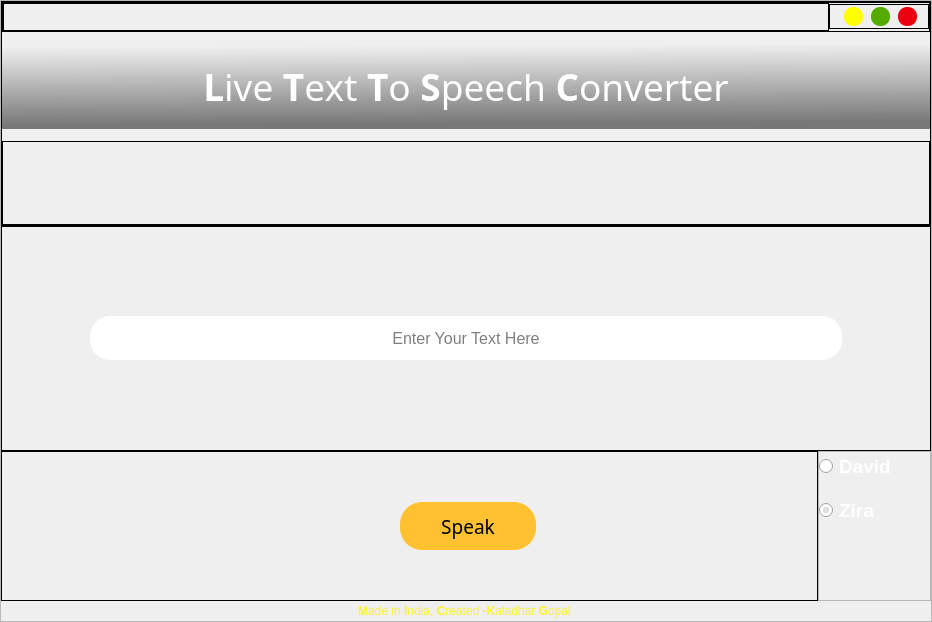
<?xml version="1.0" encoding="UTF-8"?>
<ui version="4.0">
 <class>MainWindow</class>
 <widget class="QMainWindow" name="MainWindow">
  <property name="geometry">
   <rect>
    <x>0</x>
    <y>0</y>
    <width>932</width>
    <height>622</height>
   </rect>
  </property>
  <property name="minimumSize">
   <size>
    <width>675</width>
    <height>434</height>
   </size>
  </property>
  <property name="windowTitle">
   <string>MainWindow</string>
  </property>
  <property name="windowIcon">
   <iconset>
    <normaloff>indianFlag.jpg</normaloff>indianFlag.jpg</iconset>
  </property>
  <widget class="QWidget" name="centralwidget">
   <layout class="QHBoxLayout" name="horizontalLayout">
    <property name="spacing">
     <number>0</number>
    </property>
    <property name="leftMargin">
     <number>0</number>
    </property>
    <property name="topMargin">
     <number>0</number>
    </property>
    <property name="rightMargin">
     <number>0</number>
    </property>
    <property name="bottomMargin">
     <number>0</number>
    </property>
    <item>
     <widget class="QFrame" name="frame">
      <property name="styleSheet">
       <string notr="true">border-image: url(:/newPrefix/5c1d033b0b95a-wallpaper-preview.jpg);</string>
      </property>
      <property name="frameShape">
       <enum>QFrame::StyledPanel</enum>
      </property>
      <property name="frameShadow">
       <enum>QFrame::Raised</enum>
      </property>
      <layout class="QVBoxLayout" name="verticalLayout">
       <property name="spacing">
        <number>0</number>
       </property>
       <property name="leftMargin">
        <number>0</number>
       </property>
       <property name="topMargin">
        <number>0</number>
       </property>
       <property name="rightMargin">
        <number>0</number>
       </property>
       <property name="bottomMargin">
        <number>0</number>
       </property>
       <item>
        <layout class="QGridLayout" name="gridLayout_2">
         <item row="2" column="0">
          <widget class="QFrame" name="frame_10">
           <property name="styleSheet">
            <string notr="true">background-color: qlineargradient(spread:pad, x1:0, y1:0, x2:1, y2:1, stop:0 rgba(0, 0, 0, 0), stop:1 rgba(255, 255, 255, 0));
border-image:None;</string>
           </property>
           <property name="frameShape">
            <enum>QFrame::StyledPanel</enum>
           </property>
           <property name="frameShadow">
            <enum>QFrame::Raised</enum>
           </property>
           <layout class="QHBoxLayout" name="horizontalLayout_6">
            <property name="spacing">
             <number>222</number>
            </property>
            <property name="leftMargin">
             <number>117</number>
            </property>
            <property name="rightMargin">
             <number>0</number>
            </property>
            <item>
             <widget class="QPushButton" name="buttonspeak">
              <property name="sizePolicy">
               <sizepolicy hsizetype="Fixed" vsizetype="Fixed">
                <horstretch>0</horstretch>
                <verstretch>0</verstretch>
               </sizepolicy>
              </property>
              <property name="minimumSize">
               <size>
                <width>136</width>
                <height>48</height>
               </size>
              </property>
              <property name="font">
               <font>
                <family>Showcard Gothic</family>
                <pointsize>14</pointsize>
               </font>
              </property>
              <property name="toolTip">
               <string>&lt;html&gt;&lt;head/&gt;&lt;body&gt;&lt;p&gt;s&lt;/p&gt;&lt;/body&gt;&lt;/html&gt;</string>
              </property>
              <property name="whatsThis">
               <string>&lt;html&gt;&lt;head/&gt;&lt;body&gt;&lt;p align=&quot;center&quot;&gt;&lt;span style=&quot; font-size:11pt; font-weight:600;&quot;&gt;Speak&lt;/span&gt;&lt;/p&gt;&lt;/body&gt;&lt;/html&gt;</string>
              </property>
              <property name="styleSheet">
               <string notr="true">QPushButton{
border-radius:22px;
	background-color: rgb(255, 193, 48);
}

QPushButton::hover{
	background-color: rgba(54, 161, 0, 200);
	color: rgb(255, 255, 255);


}</string>
              </property>
              <property name="text">
               <string>Speak</string>
              </property>
             </widget>
            </item>
           </layout>
          </widget>
         </item>
         <item row="1" column="0" colspan="2">
          <widget class="QFrame" name="frame_11">
           <property name="sizePolicy">
            <sizepolicy hsizetype="Expanding" vsizetype="Preferred">
             <horstretch>0</horstretch>
             <verstretch>0</verstretch>
            </sizepolicy>
           </property>
           <property name="minimumSize">
            <size>
             <width>597</width>
             <height>0</height>
            </size>
           </property>
           <property name="styleSheet">
            <string notr="true">background-color: qlineargradient(spread:pad, x1:0, y1:0, x2:1, y2:1, stop:0 rgba(0, 0, 0, 0), stop:1 rgba(255, 255, 255, 0));
border-image:None;</string>
           </property>
           <property name="frameShape">
            <enum>QFrame::StyledPanel</enum>
           </property>
           <property name="frameShadow">
            <enum>QFrame::Raised</enum>
           </property>
           <layout class="QHBoxLayout" name="horizontalLayout_7">
            <property name="spacing">
             <number>0</number>
            </property>
            <property name="leftMargin">
             <number>88</number>
            </property>
            <property name="topMargin">
             <number>0</number>
            </property>
            <property name="rightMargin">
             <number>88</number>
            </property>
            <property name="bottomMargin">
             <number>0</number>
            </property>
            <item>
             <widget class="QLineEdit" name="textbox">
              <property name="minimumSize">
               <size>
                <width>0</width>
                <height>44</height>
               </size>
              </property>
              <property name="font">
               <font>
                <pointsize>12</pointsize>
               </font>
              </property>
              <property name="styleSheet">
               <string notr="true">QLineEdit{
border-radius:20px;
	background-color: rgb(255, 255, 255);
}</string>
              </property>
              <property name="alignment">
               <set>Qt::AlignCenter</set>
              </property>
              <property name="placeholderText">
               <string>Enter Your Text Here</string>
              </property>
             </widget>
            </item>
           </layout>
          </widget>
         </item>
         <item row="2" column="1">
          <widget class="QFrame" name="frame_7">
           <property name="sizePolicy">
            <sizepolicy hsizetype="Maximum" vsizetype="Maximum">
             <horstretch>0</horstretch>
             <verstretch>0</verstretch>
            </sizepolicy>
           </property>
           <property name="minimumSize">
            <size>
             <width>113</width>
             <height>150</height>
            </size>
           </property>
           <property name="styleSheet">
            <string notr="true">border-image:none;</string>
           </property>
           <property name="frameShape">
            <enum>QFrame::StyledPanel</enum>
           </property>
           <property name="frameShadow">
            <enum>QFrame::Raised</enum>
           </property>
           <layout class="QVBoxLayout" name="verticalLayout_3">
            <property name="spacing">
             <number>0</number>
            </property>
            <property name="leftMargin">
             <number>0</number>
            </property>
            <property name="topMargin">
             <number>0</number>
            </property>
            <property name="rightMargin">
             <number>0</number>
            </property>
            <property name="bottomMargin">
             <number>0</number>
            </property>
            <item>
             <layout class="QFormLayout" name="formLayout_2">
              <property name="horizontalSpacing">
               <number>0</number>
              </property>
              <property name="verticalSpacing">
               <number>15</number>
              </property>
              <property name="rightMargin">
               <number>15</number>
              </property>
              <item row="0" column="0">
               <widget class="QRadioButton" name="DavidButton">
                <property name="font">
                 <font>
                  <pointsize>14</pointsize>
                  <weight>75</weight>
                  <bold>true</bold>
                 </font>
                </property>
                <property name="styleSheet">
                 <string notr="true">color: rgb(255, 255, 255);</string>
                </property>
                <property name="text">
                 <string>David</string>
                </property>
               </widget>
              </item>
              <item row="1" column="0">
               <widget class="QRadioButton" name="ZiraButton">
                <property name="font">
                 <font>
                  <pointsize>14</pointsize>
                  <weight>75</weight>
                  <bold>true</bold>
                 </font>
                </property>
                <property name="styleSheet">
                 <string notr="true">color: rgb(255, 255, 255);</string>
                </property>
                <property name="text">
                 <string>Zira</string>
                </property>
                <property name="checked">
                 <bool>true</bool>
                </property>
               </widget>
              </item>
             </layout>
            </item>
           </layout>
          </widget>
         </item>
         <item row="0" column="0" colspan="2">
          <widget class="QFrame" name="frame_8">
           <property name="styleSheet">
            <string notr="true">background-color: qlineargradient(spread:pad, x1:0, y1:0, x2:1, y2:1, stop:0 rgba(0, 0, 0, 0), stop:1 rgba(255, 255, 255, 0));
border-image:None;</string>
           </property>
           <property name="frameShape">
            <enum>QFrame::StyledPanel</enum>
           </property>
           <property name="frameShadow">
            <enum>QFrame::Raised</enum>
           </property>
           <layout class="QVBoxLayout" name="verticalLayout_4">
            <property name="spacing">
             <number>12</number>
            </property>
            <property name="leftMargin">
             <number>0</number>
            </property>
            <property name="topMargin">
             <number>0</number>
            </property>
            <property name="rightMargin">
             <number>0</number>
            </property>
            <property name="bottomMargin">
             <number>0</number>
            </property>
            <item>
             <widget class="QFrame" name="TitleBar_2">
              <property name="sizePolicy">
               <sizepolicy hsizetype="Preferred" vsizetype="Fixed">
                <horstretch>0</horstretch>
                <verstretch>0</verstretch>
               </sizepolicy>
              </property>
              <property name="minimumSize">
               <size>
                <width>0</width>
                <height>0</height>
               </size>
              </property>
              <property name="maximumSize">
               <size>
                <width>16777215</width>
                <height>30</height>
               </size>
              </property>
              <property name="styleSheet">
               <string notr="true">QFrame{

	
	background-color: qlineargradient(spread:pad, x1:1, y1:1, x2:1, y2:1, stop:0 rgba(0, 0, 0, 215), stop:1 rgba(11, 15, 50, 194));

	background-color: qlineargradient(spread:pad, x1:0, y1:0, x2:1, y2:1, stop:0 rgba(0, 0, 0, 0), stop:1 rgba(255, 255, 255, 0));


}</string>
              </property>
              <property name="frameShape">
               <enum>QFrame::StyledPanel</enum>
              </property>
              <property name="frameShadow">
               <enum>QFrame::Raised</enum>
              </property>
              <layout class="QHBoxLayout" name="horizontalLayout_5">
               <property name="spacing">
                <number>0</number>
               </property>
               <property name="leftMargin">
                <number>0</number>
               </property>
               <property name="topMargin">
                <number>0</number>
               </property>
               <property name="rightMargin">
                <number>0</number>
               </property>
               <property name="bottomMargin">
                <number>0</number>
               </property>
               <item>
                <widget class="QFrame" name="TitleBar">
                 <property name="cursor">
                  <cursorShape>SizeAllCursor</cursorShape>
                 </property>
                 <property name="frameShape">
                  <enum>QFrame::StyledPanel</enum>
                 </property>
                 <property name="frameShadow">
                  <enum>QFrame::Raised</enum>
                 </property>
                 <layout class="QHBoxLayout" name="horizontalLayout_17">
                  <property name="spacing">
                   <number>0</number>
                  </property>
                  <property name="leftMargin">
                   <number>0</number>
                  </property>
                  <property name="topMargin">
                   <number>0</number>
                  </property>
                  <property name="rightMargin">
                   <number>0</number>
                  </property>
                  <property name="bottomMargin">
                   <number>0</number>
                  </property>
                 </layout>
                </widget>
               </item>
               <item>
                <widget class="QFrame" name="frame_12">
                 <property name="sizePolicy">
                  <sizepolicy hsizetype="Fixed" vsizetype="Fixed">
                   <horstretch>0</horstretch>
                   <verstretch>0</verstretch>
                  </sizepolicy>
                 </property>
                 <property name="minimumSize">
                  <size>
                   <width>0</width>
                   <height>25</height>
                  </size>
                 </property>
                 <property name="maximumSize">
                  <size>
                   <width>100</width>
                   <height>16777215</height>
                  </size>
                 </property>
                 <property name="frameShape">
                  <enum>QFrame::StyledPanel</enum>
                 </property>
                 <property name="frameShadow">
                  <enum>QFrame::Raised</enum>
                 </property>
                 <layout class="QHBoxLayout" name="horizontalLayout_8">
                  <property name="spacing">
                   <number>0</number>
                  </property>
                  <property name="leftMargin">
                   <number>6</number>
                  </property>
                  <property name="topMargin">
                   <number>0</number>
                  </property>
                  <property name="rightMargin">
                   <number>0</number>
                  </property>
                  <property name="bottomMargin">
                   <number>0</number>
                  </property>
                  <item>
                   <widget class="QPushButton" name="Minimizebtn">
                    <property name="sizePolicy">
                     <sizepolicy hsizetype="Fixed" vsizetype="Fixed">
                      <horstretch>0</horstretch>
                      <verstretch>0</verstretch>
                     </sizepolicy>
                    </property>
                    <property name="maximumSize">
                     <size>
                      <width>19</width>
                      <height>19</height>
                     </size>
                    </property>
                    <property name="toolTip">
                     <string>&lt;html&gt;&lt;head/&gt;&lt;body&gt;&lt;p&gt;Minimize&lt;/p&gt;&lt;/body&gt;&lt;/html&gt;</string>
                    </property>
                    <property name="styleSheet">
                     <string notr="true">QPushButton{
	background-color: rgb(255, 255, 0);
border-radius:9px;
}
QPushButton::hover{
	background-color: rgba(255, 255, 0, 150);

}</string>
                    </property>
                    <property name="text">
                     <string/>
                    </property>
                   </widget>
                  </item>
                  <item>
                   <widget class="QPushButton" name="Maximizebtn">
                    <property name="sizePolicy">
                     <sizepolicy hsizetype="Fixed" vsizetype="Fixed">
                      <horstretch>0</horstretch>
                      <verstretch>0</verstretch>
                     </sizepolicy>
                    </property>
                    <property name="maximumSize">
                     <size>
                      <width>19</width>
                      <height>19</height>
                     </size>
                    </property>
                    <property name="toolTip">
                     <string>&lt;html&gt;&lt;head/&gt;&lt;body&gt;&lt;p&gt;Maximize&lt;/p&gt;&lt;/body&gt;&lt;/html&gt;</string>
                    </property>
                    <property name="styleSheet">
                     <string notr="true">QPushButton{
	background-color: rgb(85, 170, 0);

border-radius:9px;
}
QPushButton::hover{
	background-color: rgba(85, 170, 0, 150);

}</string>
                    </property>
                    <property name="text">
                     <string/>
                    </property>
                   </widget>
                  </item>
                  <item>
                   <widget class="QPushButton" name="CloseButton">
                    <property name="sizePolicy">
                     <sizepolicy hsizetype="Fixed" vsizetype="Fixed">
                      <horstretch>0</horstretch>
                      <verstretch>0</verstretch>
                     </sizepolicy>
                    </property>
                    <property name="maximumSize">
                     <size>
                      <width>19</width>
                      <height>19</height>
                     </size>
                    </property>
                    <property name="toolTip">
                     <string>&lt;html&gt;&lt;head/&gt;&lt;body&gt;&lt;p&gt;Close&lt;/p&gt;&lt;/body&gt;&lt;/html&gt;</string>
                    </property>
                    <property name="styleSheet">
                     <string notr="true">QPushButton{
	background-color: rgb(235, 0, 16);

border-radius:9px;

}
QPushButton::hover{
	background-color: rgba(255, 0, 0, 150);

}</string>
                    </property>
                    <property name="text">
                     <string/>
                    </property>
                   </widget>
                  </item>
                 </layout>
                </widget>
               </item>
              </layout>
             </widget>
            </item>
            <item>
             <widget class="QLabel" name="label_2">
              <property name="font">
               <font>
                <family>Segoe Print</family>
                <weight>50</weight>
                <bold>false</bold>
               </font>
              </property>
              <property name="styleSheet">
               <string notr="true">background-color: qlineargradient(spread:pad, x1:0, y1:0, x2:1, y2:1, stop:0 rgba(0, 0, 0, 0), stop:1 rgba(255, 255, 255, 0));
color: rgb(255, 0, 255);
background-color: qlineargradient(spread:pad, x1:0, y1:0, x2:1, y2:1, stop:0 rgba(0, 0, 0, 131), stop:1 rgba(0, 0, 0, 128));

background-color: qlineargradient(spread:pad, x1:0, y1:0, x2:1, y2:1, stop:0 rgba(0, 0, 0, 0), stop:1 rgba(255, 255, 255, 0))
;
background-color: qlineargradient(spread:pad, x1:0.53195, y1:0.932, x2:0.487, y2:0.0170455, stop:0 rgba(0, 0, 0, 127), stop:1 rgba(255, 255, 255, 0));

color: rgb(255, 255, 255);</string>
              </property>
              <property name="text">
               <string>&lt;html&gt;&lt;head/&gt;&lt;body&gt;&lt;p align=&quot;center&quot;&gt;&lt;span style=&quot; font-size:28pt; font-weight:600;&quot;&gt;L&lt;/span&gt;&lt;span style=&quot; font-size:28pt;&quot;&gt;ive &lt;/span&gt;&lt;span style=&quot; font-size:28pt; font-weight:600;&quot;&gt;T&lt;/span&gt;&lt;span style=&quot; font-size:28pt;&quot;&gt;ext &lt;/span&gt;&lt;span style=&quot; font-size:28pt; font-weight:600;&quot;&gt;T&lt;/span&gt;&lt;span style=&quot; font-size:28pt;&quot;&gt;o &lt;/span&gt;&lt;span style=&quot; font-size:28pt; font-weight:600;&quot;&gt;S&lt;/span&gt;&lt;span style=&quot; font-size:28pt;&quot;&gt;peech &lt;/span&gt;&lt;span style=&quot; font-size:28pt; font-weight:600;&quot;&gt;C&lt;/span&gt;&lt;span style=&quot; font-size:28pt;&quot;&gt;onverter&lt;/span&gt;&lt;/p&gt;&lt;/body&gt;&lt;/html&gt;</string>
              </property>
             </widget>
            </item>
            <item>
             <widget class="QFrame" name="frame_9">
              <property name="frameShape">
               <enum>QFrame::StyledPanel</enum>
              </property>
              <property name="frameShadow">
               <enum>QFrame::Raised</enum>
              </property>
             </widget>
            </item>
           </layout>
          </widget>
         </item>
         <item row="3" column="0" colspan="2">
          <widget class="QLabel" name="label">
           <property name="sizePolicy">
            <sizepolicy hsizetype="Preferred" vsizetype="Fixed">
             <horstretch>0</horstretch>
             <verstretch>0</verstretch>
            </sizepolicy>
           </property>
           <property name="minimumSize">
            <size>
             <width>0</width>
             <height>20</height>
            </size>
           </property>
           <property name="styleSheet">
            <string notr="true">QLabel{
border-image:None;
	color: rgb(250, 243, 51);

}</string>
           </property>
           <property name="text">
            <string>&lt;html&gt;&lt;head/&gt;&lt;body&gt;&lt;p align=&quot;center&quot;&gt;&lt;span style=&quot; font-weight:600;&quot;&gt;M&lt;/span&gt;ade in&lt;span style=&quot; font-weight:600;&quot;&gt; I&lt;/span&gt;ndia, &lt;span style=&quot; font-weight:600;&quot;&gt;C&lt;/span&gt;reated &lt;span style=&quot; font-weight:600;&quot;&gt;-K&lt;/span&gt;aladhar &lt;span style=&quot; font-weight:600;&quot;&gt;G&lt;/span&gt;opal &lt;/p&gt;&lt;/body&gt;&lt;/html&gt;</string>
           </property>
          </widget>
         </item>
        </layout>
       </item>
      </layout>
     </widget>
    </item>
   </layout>
  </widget>
 </widget>
 <resources>
  <include location="resources.qrc"/>
 </resources>
 <connections/>
</ui>
